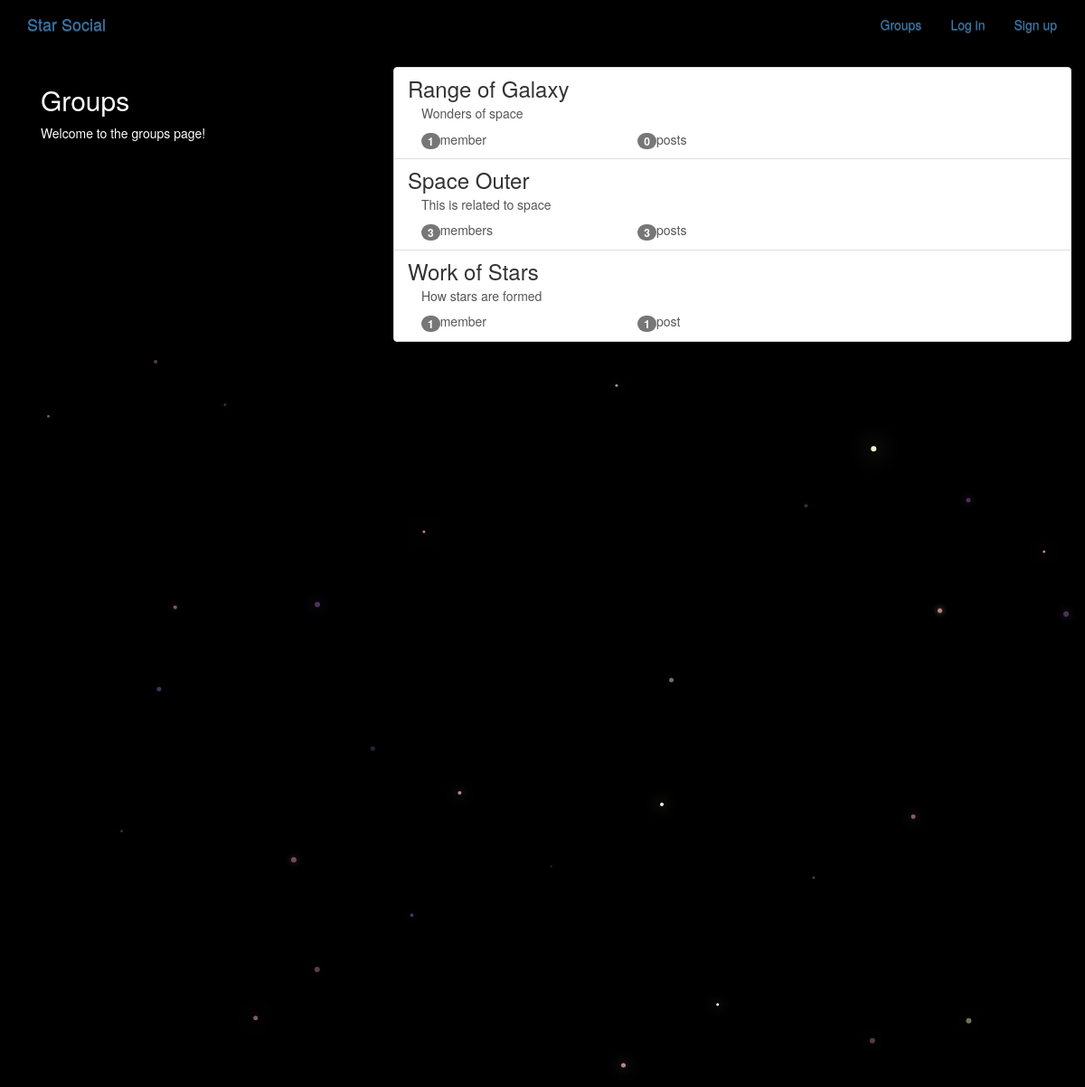
The app's page /groups/ with its own data.
### groups/models.py (models this page shows, shortened)
class Group(models.Model):
    name = models.CharField(max_length=255, unique=True)
    slug = models.SlugField(allow_unicode=True, unique=True)
    description = models.TextField(blank=True, default='')
    description_html = models.TextField(editable=False, default='', blank=True)
    members = models.ManyToManyField(User,through="GroupMember")
    class Meta:
        ordering = ["name"]

### groups/views.py (the view)
# urls.py: path("",views.ListGroups.as_view(),name="all"),
class ListGroups(generic.ListView):
    model = Group

### groups/templates/groups/group_list.html (shortened to what this page needs)
{% extends "groups/group_base.html" %}
{% block pregroup %}
<div class="col-md-4">
    <div class="content">
            <h2>Groups</h2>
            <p>Welcome to the groups page!</p>
    </div>
</div>
{% endblock %}
{% block group_content %}
<div class="col-md-8">
    <div class="list-group">
        {% for group in object_list %}
        <a class="list-group-item" href="{% url 'groups:single' slug=group.slug %}">
            <h3 class="title list-group-item-heading">{{group.name}}</h3>
            <div class="list-group-item-text container-fluid">
                {{ group.description_html|safe }}
                <div class="row">
                    <div class="col-md-4">
                        <span class="badge">{{ group.members.count }}</span>member{{ group.members.count|pluralize }}
                    </div>
                    <div class="col-md-4">
                        <span class="badge">{{ group.posts.count }}</span>post{{ group.posts.count|pluralize }}
                    </div>
                </div>
            </div>
        </a>
        {% endfor %}
    </div>
</div>
{% endblock %}

### static/simplesocial/css/master.css (style rules this page uses)
body { margin: 0; overflow: hidden; background-color: black; color:white; }

### records on screen
Group: name "Range of Galaxy", description_html "Wonders of space", members.count "1", posts.count "0"
Group: name "Space Outer", description_html "This is related to space", members.count "3", posts.count "3"
Group: name "Work of Stars", description_html "How stars are formed", members.count "1", posts.count "1"
